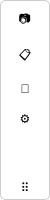
<?xml version="1.0" encoding="UTF-8"?>
<ui version="4.0">
 <class>FloatingBar</class>
 <widget class="QWidget" name="FloatingBar">
  <property name="geometry">
   <rect>
    <x>0</x>
    <y>0</y>
    <width>50</width>
    <height>200</height>
   </rect>
  </property>
  <property name="windowTitle">
   <string>悬浮工具栏</string>
  </property>
  <property name="styleSheet">
   <string notr="true">#FloatingBar {
	background-color: rgba(255, 255, 255, 240);
	border: 1px solid #ccc;
	border-radius: 5px;
}
QPushButton {
	border: none;
	border-radius: 4px;
	padding: 5px;
}
QPushButton:hover {
	background-color: #f0f0f0;
}</string>
  </property>
  <layout class="QVBoxLayout" name="verticalLayout">
   <property name="spacing">
    <number>5</number>
   </property>
   <property name="leftMargin">
    <number>5</number>
   </property>
   <property name="topMargin">
    <number>5</number>
   </property>
   <property name="rightMargin">
    <number>5</number>
   </property>
   <property name="bottomMargin">
    <number>5</number>
   </property>
   <item>
    <widget class="QPushButton" name="btn_screenshot">
     <property name="toolTip">
      <string>截图 OCR</string>
     </property>
     <property name="text">
      <string>📷</string>
     </property>
    </widget>
   </item>
   <item>
    <widget class="QPushButton" name="btn_clipboard">
     <property name="toolTip">
      <string>剪贴板 OCR</string>
     </property>
     <property name="text">
      <string>📋</string>
     </property>
    </widget>
   </item>
   <item>
    <widget class="QPushButton" name="btn_batch">
     <property name="toolTip">
      <string>批量 OCR</string>
     </property>
     <property name="text">
      <string>📂</string>
     </property>
    </widget>
   </item>
   <item>
    <widget class="QPushButton" name="btn_settings">
     <property name="toolTip">
      <string>设置</string>
     </property>
     <property name="text">
      <string>⚙️</string>
     </property>
    </widget>
   </item>
   <item>
    <spacer name="verticalSpacer">
     <property name="orientation">
      <enum>Qt::Vertical</enum>
     </property>
     <property name="sizeHint" stdset="0">
      <size>
       <width>20</width>
       <height>40</height>
      </size>
     </property>
    </spacer>
   </item>
   <item>
    <widget class="QLabel" name="lbl_grip">
     <property name="text">
      <string>⠿</string>
     </property>
     <property name="alignment">
      <set>Qt::AlignCenter</set>
     </property>
     <property name="cursor">
      <cursorShape>SizeAllCursor</cursorShape>
     </property>
    </widget>
   </item>
  </layout>
 </widget>
 <resources/>
 <connections/>
</ui>
